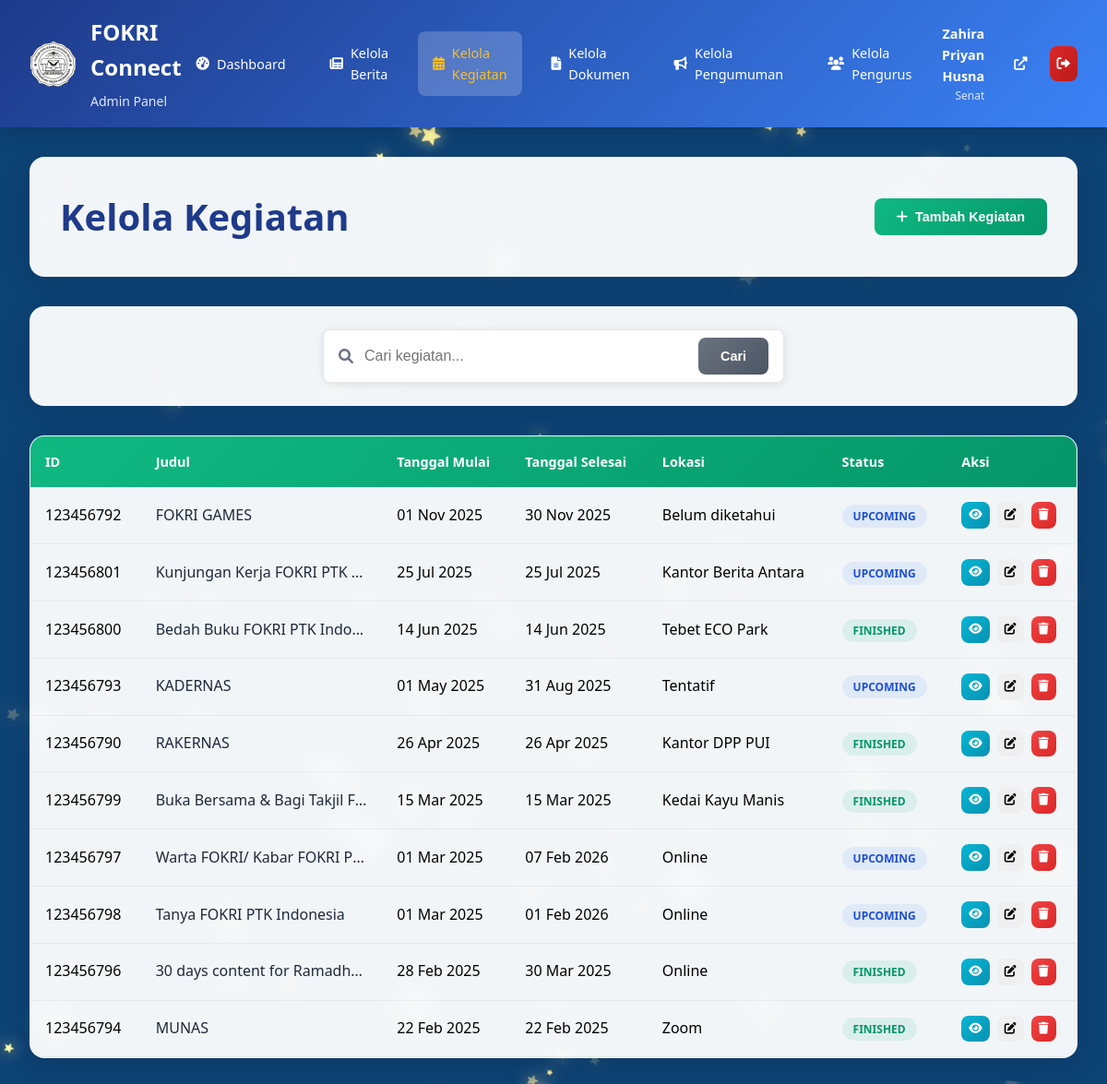
Screenshot of /admin/kelola_kegiatan.php (signed in) with the database file from the repository.
### tables this page shows
CREATE TABLE `kegiatan` (
  `id` int NOT NULL,
  `judul` varchar(255) NOT NULL,
  `deskripsi` text NOT NULL,
  `tanggal_mulai` date DEFAULT NULL,
  `tanggal_selesai` date DEFAULT NULL,
  `lokasi` varchar(255) DEFAULT NULL,
  `penanggung_jawab` varchar(10) DEFAULT NULL,
  `bidang` varchar(255) DEFAULT NULL,
  `status` enum('upcoming','finished') DEFAULT 'upcoming',
  `created_at` timestamp NOT NULL DEFAULT CURRENT_TIMESTAMP
);

### admin/kelola_kegiatan.php (the view, shortened to what this page needs)
<?php
include '../config/database.php';
$search = $_GET['search'] ?? '';
try {
    if ($search) {
        $stmt = $pdo->prepare("SELECT * FROM kegiatan WHERE judul LIKE ? OR lokasi LIKE ? OR penanggung_jawab LIKE ? ORDER BY tanggal_mulai DESC");
        $stmt->execute(["%$search%", "%$search%", "%$search%"]);
    } else {
        $stmt = $pdo->query("SELECT * FROM kegiatan ORDER BY tanggal_mulai DESC");
    }
    $kegiatan_list = $stmt->fetchAll();
} catch (PDOException $e) {
    $error = 'Gagal mengambil data kegiatan';
}
include 'admin_header.php';
?>
<link rel="stylesheet" href="../css/kelola_kegiatan.css">
<div class="kelola-container">
    <div class="kelola-header">
        <h1>Kelola Kegiatan</h1>
        <button class="btn btn-primary" onclick="openModal('addModal')">
            <i class="fas fa-plus"></i> Tambah Kegiatan
        </button>
    </div>
    <div class="search-container">
        <form method="GET" class="search-form">
            <div class="search-input-group">
                <i class="fas fa-search"></i>
                <input type="text" name="search" placeholder="Cari kegiatan..." value="<?php echo htmlspecialchars($search); ?>">
                <button type="submit" class="btn btn-secondary">Cari</button>
            </div>
        </form>
    </div>
    <div class="table-container">
        <table class="data-table">
            <thead>
                <tr>
                    <th>ID</th>
                    <th>Judul</th>
                    <th>Tanggal Mulai</th>
                    <th>Tanggal Selesai</th>
                    <th>Lokasi</th>
                    <th>Status</th>
                    <th>Aksi</th>
                </tr>
            </thead>
            <tbody>
                <?php if (!empty($kegiatan_list)): ?>
                    <?php foreach ($kegiatan_list as $kegiatan): ?>
                        <tr>
                            <td><?php echo $kegiatan['id']; ?></td>
                            <td class="title-cell"><?php echo htmlspecialchars($kegiatan['judul']); ?></td>
                            <td><?php echo date('d M Y', strtotime($kegiatan['tanggal_mulai'])); ?></td>
                            <td><?php echo date('d M Y', strtotime($kegiatan['tanggal_selesai'])); ?></td>
                            <td><?php echo htmlspecialchars($kegiatan['lokasi']); ?></td>
                            <td>
                                <span class="status-badge status-<?php echo $kegiatan['status']; ?>">
                                    <?php echo ucfirst($kegiatan['status']); ?>
                                </span>
                            </td>
                            <td>
                                <div class="action-buttons">
                                    <button class="btn btn-info btn-sm" onclick="viewKegiatan(<?php echo $kegiatan['id']; ?>)">
                                        <i class="fas fa-eye"></i>
                                    </button>
                                    <button class="btn btn-warning btn-sm" onclick="editKegiatan(<?php echo $kegiatan['id']; ?>)">
                                        <i class="fas fa-edit"></i>
                                    </button>
                                    <button class="btn btn-danger btn-sm" onclick="deleteKegiatan(<?php echo $kegiatan['id']; ?>)">
                                        <i class="fas fa-trash"></i>
                                    </button>
                                </div>
                            </td>
                        </tr>
                    <?php endforeach; ?>
                <?php else: ?>
                    <tr>
                        <td colspan="7" class="no-data">Tidak ada data kegiatan</td>
                    </tr>
                <?php endif; ?>
            </tbody>
        </table>
    </div>
</div>
</body>
</html>

### css/admin_header.css (style rules this page uses)
* { margin: 0; padding: 0; box-sizing: border-box; }
body { font-family: "Segoe UI", Tahoma, Geneva, Verdana, sans-serif; background-image: url("../aset/fixBG.jpg"); background-size: cover; background-position: center; background-attachment: fixed; min-height: 100vh; line-height: 1.6; }

### css/kelola_kegiatan.css (style rules this page uses)
.kelola-container { max-width: 1400px; margin: 0 auto; padding: 2rem; min-height: calc(100vh - 80px); }
.kelola-header { background: rgba(255, 255, 255, 0.95); backdrop-filter: blur(10px); border-radius: 1rem; padding: 2rem; margin-bottom: 2rem; box-shadow: 0 8px 32px rgba(0, 0, 0, 0.1); border: 1px solid rgba(255, 255, 255, 0.2); display: flex; justify-content: space-between; align-items: center; }
.kelola-header h1 { color: #1e3a8a; font-size: 2.5rem; font-weight: bold; }
.btn { padding: 0.75rem 1.5rem; border: none; border-radius: 0.5rem; font-weight: 600; text-decoration: none; display: inline-flex; align-items: center; gap: 0.5rem; cursor: pointer; transition: all 0.3s ease; font-size: 0.9rem; }
.btn-primary { background: linear-gradient(135deg, #10b981 0%, #059669 100%); color: white; }
.btn-secondary { background: linear-gradient(135deg, #6b7280 0%, #4b5563 100%); color: white; }
.btn-info { background: linear-gradient(135deg, #06b6d4 0%, #0891b2 100%); color: white; }
.btn-danger { background: linear-gradient(135deg, #ef4444 0%, #dc2626 100%); color: white; }
.btn-sm { padding: 0.5rem; font-size: 0.8rem; }
.search-container { background: rgba(255, 255, 255, 0.95); backdrop-filter: blur(10px); border-radius: 1rem; padding: 1.5rem; margin-bottom: 2rem; box-shadow: 0 8px 32px rgba(0, 0, 0, 0.1); border: 1px solid rgba(255, 255, 255, 0.2); }
.search-form { display: flex; justify-content: center; }
.search-input-group { display: flex; align-items: center; background: white; border-radius: 0.5rem; padding: 0.5rem 1rem; box-shadow: 0 2px 10px rgba(0, 0, 0, 0.1); border: 1px solid #e5e7eb; max-width: 500px; width: 100%; }
.search-input-group i { color: #6b7280; margin-right: 0.75rem; }
.search-input-group input { border: none; outline: none; flex: 1; font-size: 1rem; padding: 0.5rem 0; }
.search-input-group button { margin-left: 0.75rem; }
.table-container { background: rgba(255, 255, 255, 0.95); backdrop-filter: blur(10px); border-radius: 1rem; box-shadow: 0 8px 32px rgba(0, 0, 0, 0.1); border: 1px solid rgba(255, 255, 255, 0.2); overflow: hidden; }
.data-table { width: 100%; border-collapse: collapse; }
.data-table thead { background: linear-gradient(135deg, #10b981 0%, #059669 100%); }
.data-table th { color: white; font-weight: 600; padding: 1rem; text-align: left; font-size: 0.9rem; }
.data-table td { padding: 1rem; border-bottom: 1px solid rgba(0, 0, 0, 0.05); vertical-align: middle; }
.title-cell { max-width: 250px; overflow: hidden; text-overflow: ellipsis; white-space: nowrap; font-weight: 500; color: #1e293b; }
.status-badge { padding: 0.25rem 0.75rem; border-radius: 1rem; font-size: 0.75rem; font-weight: 600; text-transform: uppercase; }
.status-upcoming { background: rgba(59, 130, 246, 0.1); color: #1d4ed8; }
.status-finished { background: rgba(16, 185, 129, 0.1); color: #059669; }
.action-buttons { display: flex; gap: 0.5rem; }

### rows the page displays
kegiatan: id "123456792", judul "FOKRI GAMES", tanggal_mulai "01 Nov 2025", tanggal_selesai "30 Nov 2025", lokasi "Belum diketahui", status "UPCOMING"
kegiatan: id "123456801", judul "Kunjungan Kerja FOKRI PTK…", tanggal_mulai "25 Jul 2025", tanggal_selesai "25 Jul 2025", lokasi "Kantor Berita Antara", status "UPCOMING"
kegiatan: id "123456800", judul "Bedah Buku FOKRI PTK Indo…", tanggal_mulai "14 Jun 2025", tanggal_selesai "14 Jun 2025", lokasi "Tebet ECO Park", status "FINISHED"
kegiatan: id "123456793", judul "KADERNAS", tanggal_mulai "01 May 2025", tanggal_selesai "31 Aug 2025", lokasi "Tentatif", status "UPCOMING"
kegiatan: id "123456790", judul "RAKERNAS", tanggal_mulai "26 Apr 2025", tanggal_selesai "26 Apr 2025", lokasi "Kantor DPP PUI", status "FINISHED"
kegiatan: id "123456799", judul "Buka Bersama & Bagi Takjil F…", tanggal_mulai "15 Mar 2025", tanggal_selesai "15 Mar 2025", lokasi "Kedai Kayu Manis", status "FINISHED"
kegiatan: id "123456797", judul "Warta FOKRI/ Kabar FOKRI P…", tanggal_mulai "01 Mar 2025", tanggal_selesai "07 Feb 2026", lokasi "Online", status "UPCOMING"
kegiatan: id "123456798", judul "Tanya FOKRI PTK Indonesia", tanggal_mulai "01 Mar 2025", tanggal_selesai "01 Feb 2026", lokasi "Online", status "UPCOMING"
kegiatan: id "123456796", judul "30 days content for Ramadhan", tanggal_mulai "28 Feb 2025", tanggal_selesai "30 Mar 2025", lokasi "Online", status "FINISHED"
kegiatan: id "123456794", judul "MUNAS", tanggal_mulai "22 Feb 2025", tanggal_selesai "22 Feb 2025", lokasi "Zoom", status "FINISHED"

### other values shown
$_SESSION['nama'] "Zahira Priyan Husna"
$_SESSION['kategori'] "Senat"
